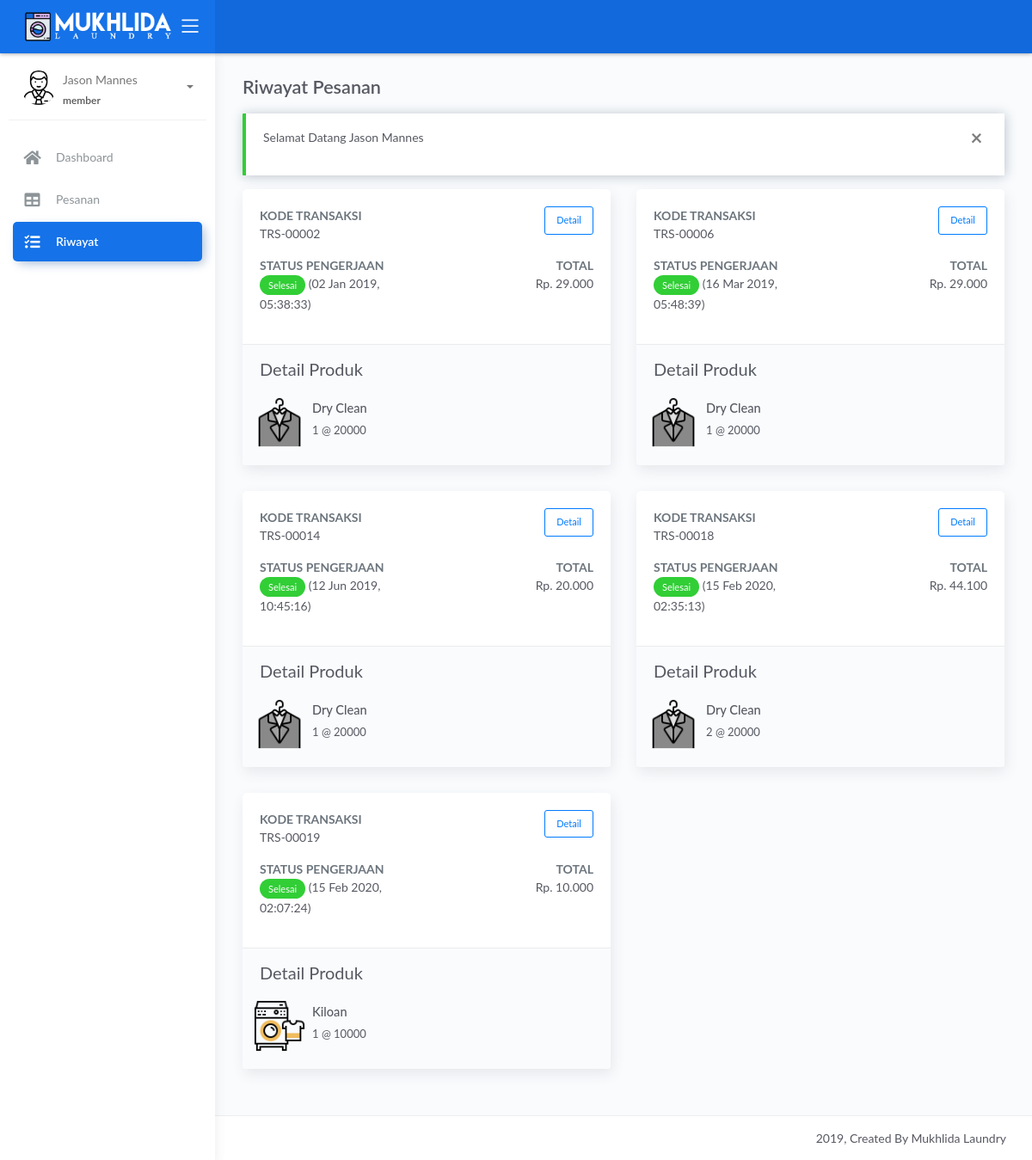
Page /member/index.php?page=riwayat (signed in) on the committed database.
### tables this page shows
CREATE TABLE `transaksi` (
  `kode_transaksi` varchar(10) NOT NULL,
  `tgl_transaksi` timestamp NOT NULL DEFAULT current_timestamp(),
  `pemesan` varchar(50) NOT NULL,
  `telp` varchar(15) NOT NULL,
  `alamat` varchar(255) NOT NULL,
  `logistik` enum('Diantar','Ambil Sendiri') NOT NULL DEFAULT 'Ambil Sendiri',
  `diskon` int(2) NOT NULL DEFAULT 0,
  `total` float NOT NULL,
  `tunai` float NOT NULL,
  `status` enum('0','1','2','3','4') NOT NULL DEFAULT '0' COMMENT '0 - menunggu, 1 - dikerjakan, 2 - selesai dikerjakan, 3 - dikirim, 4 - selesai',
  `update_at` timestamp NOT NULL DEFAULT current_timestamp() ON UPDATE current_timestamp(),
  `id_member` varchar(5) NOT NULL DEFAULT '0',
  `id_cabang` int(5) NOT NULL,
  `id_pengantar` int(5) DEFAULT NULL
);

CREATE TABLE `info_toko` (
  `nama_toko` varchar(50) NOT NULL,
  `tentang` text NOT NULL,
  `alamat` varchar(255) NOT NULL,
  `email` varchar(50) NOT NULL,
  `telp` varchar(20) NOT NULL,
  `fax` varchar(20) NOT NULL,
  `rek` varchar(20) NOT NULL,
  `facebook` varchar(100) NOT NULL,
  `twitter` varchar(100) NOT NULL,
  `instagram` varchar(100) NOT NULL
);

### member/sistem/content.php (called while the page is built, shortened)
<?php
include_once '../sistem/koneksi.php';
$get_page = $_GET['page'];
switch ($get_page) {
    case 'riwayat':
        $title = 'Riwayat Pesanan';
        $r_active = 'active';
        break;
}
$info_toko = mysqli_fetch_assoc(mysqli_query($koneksi, "SELECT * FROM info_toko"));

### member/views/riwayat.php (the view, shortened to what this page needs)
<?php
$query = mysqli_query($koneksi, "SELECT * FROM transaksi WHERE status = '4' AND id_member = '$_SESSION[id]' ORDER BY status ASC, tgl_transaksi ASC");
?>
<div class="page-inner">
    <div class="row heading">
        <div class="col-8">
            <h2 class="pb-2 fw-bold"><?= $title ?></h2>
        </div>
    </div>
    <?php if (@$_SESSION['pesan']): ?>
        <div class="alert alert-<?= $_SESSION['pesan']['status'] == 'error' ? 'danger' : $_SESSION['pesan']['status'] ?> alert-dismisable fade show" role="alert">
            <button class="close" data-dismiss="alert" aria-label="Close">
                <span aria-hidden="true">&times;</span>
            </button>
            <p><?= $_SESSION['pesan']['msg'] ?></p>
        </div>
    <?php endif; ?>
    <div class="main-content">
        <div class="row">
            <?php if (mysqli_num_rows($query) < 1): ?>
                <div class="col-12">
                    <div class="alert alert-danger fade show" role="alert">
                        <p>Belum ada catatan riwayat pesanan saat ini</p>
                    </div>
                </div>
            <?php else: ?>
                <?php while ($row = mysqli_fetch_assoc($query)): ?>
                    <div class="col-xs-12 col-sm-6">
                        <div class="card">
                            <div class="card-body">
                                <div class="row">
                                    <div class="col-8">
                                        <dl>
                                            <dt class="text-uppercase text-muted font-weight-bolde">Kode Transaksi</dt>
                                            <dd><?= $row['kode_transaksi'] ?></dd>
                                        </dl>
                                    </div>
                                    <div class="col-4">
                                        <button class="btn btn-outline-primary btn-sm btn-detail-transaksi float-right" data-toggle="modal" data-target="#detail-transaksi" data-kt="<?= base64_encode($row['kode_transaksi']) ?>">Detail</button>
                                    </div>
                                </div>
                                <div class="row">
                                    <div class="col-8 col-xl-6 pr-1">
                                        <dl>
                                            <dt class="text-uppercase text-muted font-weight-bolde">Status Pengerjaan</dt>
                                            <dd>
                                                <?php if ($row['status'] == '4') echo "<span class=\"badge badge-success\">Selesai</span>" ?>
                                                <span class="d-inline">(<?= date('d M Y, H:i:s', strtotime($row['update_at'])) ?>)</span>
                                            </dd>
                                        </dl>
                                    </div>
                                    <div class="col-4 col-xl-6 pl-1">
                                        <dl class="ml-auto d-inline text-right">
                                            <dt class="text-uppercase text-muted font-weight-bolde">Total</dt>
                                            <dd class=>Rp. <?= number_format($row['total'], 0, ',', '.') ?></dd>
                                        </dl>
                                    </div>
                                </div>
                            </div>
                            <div class="card-footer bg-grey1">
                                <div class="card-title">Detail Produk</div>
                                <div class="row">
                                    <?php
                                        $query_detail = mysqli_query($koneksi, "SELECT detail_transaksi.nama_produk, detail_transaksi.qty, produk.icon, produk.harga AS harga_satuan FROM detail_transaksi JOIN produk ON detail_transaksi.id_produk = produk.id_produk WHERE kode_transaksi = '$row[kode_transaksi]'");
                                        while ($row_detail = mysqli_fetch_assoc($query_detail)): ?>
                                        <div class="col-xs-12 col-sm-6 mt-2 p-2 border-left-after border-bottom-after-xs">
                                            <div class="avatar-lg float-left mr-2">
                                                <img src="<?= '../' . $row_detail['icon'] ?>" alt="<?= $row_detail['nama_produk'] ?>" class="avatar-img">
                                            </div>
                                            <div class="info">
                                                <span>
                                                    <h5 class="mb-0 mt-1"><?= $row_detail['nama_produk'] ?></h5>
                                                    <span class="user-level mt-0"><?= $row_detail['qty'] . ' @ ' . $row_detail['harga_satuan'] ?></span>
                                                </span>
                                            </div>
                                        </div>
                                    <?php endwhile; ?>
                                </div>
                            </div>
                        </div>
                    </div>
                <?php endwhile; ?>
            <?php endif; ?>
        </div>
    </div>
</div>

### member/index.php (shortened to what this page needs)
<?php include_once 'sistem/content.php'; ?>
<!DOCTYPE html>
<html lang="en">
<head>
	<link rel="stylesheet" href="../assets/css/bootstrap.min.css">
    <link rel="stylesheet" href="../assets/css/atlantis.min.css">
	<link rel="stylesheet" href="../assets/css/fonts.min.css">
	<link rel="stylesheet" href="../assets/css/style.css">
</head>
<body>
	<div class="wrapper">
		<div class="main-header">
			<div class="logo-header" data-background-color="blue">
				<a href="index.html" class="logo text-white text-uppercase">
					<img src="../assets/img/mukhlida-laundry.png" alt="Logo Image" style="width: 90%">
				</a>
				<div class="nav-toggle">
					<button class="btn btn-toggle toggle-sidebar">
						<i class="icon-menu"></i>
					</button>
				</div>
			</div>
			<nav class="navbar navbar-header navbar-expand-lg" data-background-color="blue2">
			</nav>
		</div>
		<div class="sidebar sidebar-style-2">
			<div class="sidebar-wrapper scrollbar scrollbar-inner">
				<div class="sidebar-content">
					<div class="user">
						<div class="avatar-sm float-left mr-2">
							<img src="../assets/img/<?= $_SESSION['jenis_kelamin'] ?>.png" alt="<?= $_SESSION['jenis_kelamin'] ?>" class="avatar-img rounded-circle">
						</div>
						<div class="info">
							<a data-toggle="collapse" href="#collapseExample" aria-expanded="true">
								<span>
									<?= $_SESSION['nama'] ?>
									<span class="user-level"><?= $_SESSION['level'] ?></span>
									<span class="caret"></span>
								</span>
							</a>
						</div>
					</div>
					<ul class="nav nav-primary">
						<li class="nav-item <?= @$d_active ?>">
							<a href="index.php">
								<i class="fas fa-home"></i>
								<p>Dashboard</p>
							</a>
						</li>
						<li class="nav-item <?= @$ps_active ?>">
							<a href="index.php?page=pesanan">
								<i class="fas fa-table"></i>
								<p>Pesanan</p>
							</a>
						</li>
						<li class="nav-item <?= @$r_active ?>">
							<a href="index.php?page=riwayat">
								<i class="fas fa-tasks"></i>
								<p>Riwayat</p>
							</a>
						</li>
					</ul>
				</div>
			</div>
		</div>
		<div class="main-panel">
			<div class="content">
				<?php include_once 'views/' . $page ?>
			</div>
			<footer class="footer">
				<div class="container-fluid">
					<div class="copyright ml-auto">
						2019, Created By <?= $info_toko['nama_toko'] ?>
					</div>
				</div>
			</footer>
		</div>
	</div>
</body>
</html>

### assets/css/style.css (style rules this page uses)
.logo-header .logo { min-width: 175px; }
@media (min-width: 576px) { .border-bottom-after-xs { border-bottom: none; } }

### rows in the picture
transaksi: kode_transaksi "TRS-00002", status "Selesai", update_at "02 Jan 2019, 05:38:33", total "29.000", nama_produk "Dry Clean", qty "1", harga_satuan "20000"
transaksi: kode_transaksi "TRS-00006", status "Selesai", update_at "16 Mar 2019, 05:48:39", total "29.000", nama_produk "Dry Clean", qty "1", harga_satuan "20000"
transaksi: kode_transaksi "TRS-00014", status "Selesai", update_at "12 Jun 2019, 10:45:16", total "20.000", nama_produk "Dry Clean", qty "1", harga_satuan "20000"
transaksi: kode_transaksi "TRS-00018", status "Selesai", update_at "15 Feb 2020, 02:35:13", total "44.100", nama_produk "Dry Clean", qty "2", harga_satuan "20000"
transaksi: kode_transaksi "TRS-00019", status "Selesai", update_at "15 Feb 2020, 02:07:24", total "10.000", nama_produk "Kiloan", qty "1", harga_satuan "10000"
info_toko: nama_toko "Mukhlida Laundry"

### other values in the picture
$_SESSION['nama'] "Jason Mannes"
$_SESSION['level'] "member"
$title "Riwayat Pesanan"
$_SESSION['pesan']['msg'] "Selamat Datang Jason Mannes"
